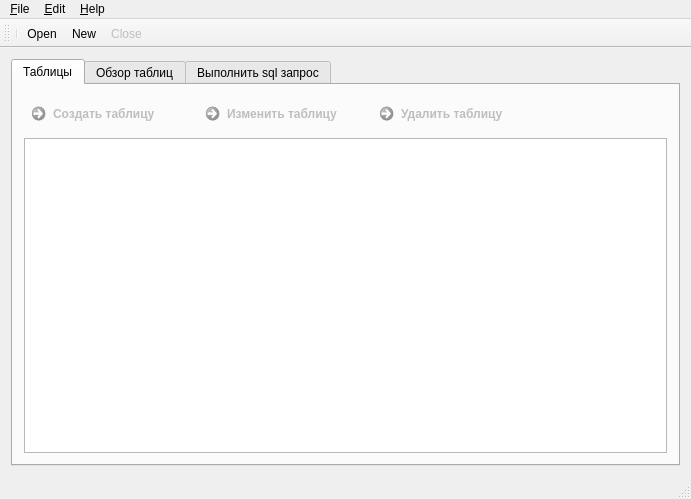
<?xml version="1.0" encoding="UTF-8"?>
<ui version="4.0">
 <class>MainWindow</class>
 <widget class="QMainWindow" name="MainWindow">
  <property name="geometry">
   <rect>
    <x>0</x>
    <y>0</y>
    <width>691</width>
    <height>499</height>
   </rect>
  </property>
  <property name="windowTitle">
   <string>PyQt SqLite</string>
  </property>
  <property name="windowIcon">
   <iconset>
    <normaloff>icons/db.png</normaloff>icons/db.png</iconset>
  </property>
  <widget class="QWidget" name="centralWidget">
   <layout class="QGridLayout" name="gridLayout_2">
    <item row="0" column="1">
     <widget class="QTabWidget" name="gridTabWidget">
      <property name="currentIndex">
       <number>0</number>
      </property>
      <widget class="QWidget" name="gridTabWidgetPage1">
       <attribute name="title">
        <string>Таблицы</string>
       </attribute>
       <layout class="QGridLayout" name="gridLayout_3">
        <item row="0" column="3">
         <spacer name="horizontalSpacer">
          <property name="orientation">
           <enum>Qt::Horizontal</enum>
          </property>
          <property name="sizeHint" stdset="0">
           <size>
            <width>40</width>
            <height>20</height>
           </size>
          </property>
         </spacer>
        </item>
        <item row="0" column="1">
         <widget class="QCommandLinkButton" name="commandLinkButton_2">
          <property name="enabled">
           <bool>false</bool>
          </property>
          <property name="text">
           <string>Изменить таблицу</string>
          </property>
          <property name="icon">
           <iconset>
            <normaloff>icons/lc_dbtableedit.png</normaloff>icons/lc_dbtableedit.png</iconset>
          </property>
         </widget>
        </item>
        <item row="0" column="2">
         <widget class="QCommandLinkButton" name="commandLinkButton_3">
          <property name="enabled">
           <bool>false</bool>
          </property>
          <property name="text">
           <string>Удалить таблицу</string>
          </property>
          <property name="icon">
           <iconset>
            <normaloff>icons/lc_dbtabledelete.png</normaloff>icons/lc_dbtabledelete.png</iconset>
          </property>
         </widget>
        </item>
        <item row="0" column="0">
         <widget class="QCommandLinkButton" name="commandLinkButton">
          <property name="enabled">
           <bool>false</bool>
          </property>
          <property name="text">
           <string>Создать таблицу</string>
          </property>
          <property name="icon">
           <iconset>
            <normaloff>icons/lc_dbnewtable.png</normaloff>icons/lc_dbnewtable.png</iconset>
          </property>
         </widget>
        </item>
        <item row="2" column="0" colspan="4">
         <widget class="QTreeView" name="treeView"/>
        </item>
       </layout>
      </widget>
      <widget class="QWidget" name="tab">
       <attribute name="title">
        <string>Обзор таблиц</string>
       </attribute>
       <layout class="QGridLayout" name="gridLayout_4">
        <item row="0" column="0">
         <layout class="QGridLayout" name="gridLayout">
          <item row="0" column="0">
           <widget class="QLabel" name="label">
            <property name="text">
             <string>Таблица:</string>
            </property>
           </widget>
          </item>
          <item row="0" column="1">
           <widget class="QComboBox" name="comboBox">
            <property name="sizePolicy">
             <sizepolicy hsizetype="Expanding" vsizetype="Fixed">
              <horstretch>0</horstretch>
              <verstretch>0</verstretch>
             </sizepolicy>
            </property>
            <property name="minimumSize">
             <size>
              <width>150</width>
              <height>0</height>
             </size>
            </property>
           </widget>
          </item>
         </layout>
        </item>
        <item row="0" column="3">
         <widget class="QPushButton" name="newRecordButton">
          <property name="text">
           <string>Новая запись</string>
          </property>
          <property name="icon">
           <iconset>
            <normaloff>icons/sc_newrecord.png</normaloff>icons/sc_newrecord.png</iconset>
          </property>
         </widget>
        </item>
        <item row="0" column="4">
         <widget class="QPushButton" name="deleteRecordButton">
          <property name="text">
           <string>Удалить запись</string>
          </property>
          <property name="icon">
           <iconset>
            <normaloff>icons/sc_deleterecord.png</normaloff>icons/sc_deleterecord.png</iconset>
          </property>
         </widget>
        </item>
        <item row="0" column="2">
         <spacer name="horizontalSpacer_2">
          <property name="orientation">
           <enum>Qt::Horizontal</enum>
          </property>
          <property name="sizeHint" stdset="0">
           <size>
            <width>40</width>
            <height>20</height>
           </size>
          </property>
         </spacer>
        </item>
        <item row="0" column="1">
         <widget class="QPushButton" name="reloadTableButton">
          <property name="text">
           <string/>
          </property>
          <property name="icon">
           <iconset>
            <normaloff>icons/sc_refresh.png</normaloff>icons/sc_refresh.png</iconset>
          </property>
         </widget>
        </item>
        <item row="1" column="0" colspan="5">
         <widget class="QTableView" name="tableView"/>
        </item>
       </layout>
      </widget>
      <widget class="QWidget" name="tab_2">
       <attribute name="title">
        <string>Выполнить sql запрос</string>
       </attribute>
       <layout class="QGridLayout" name="gridLayout_6">
        <item row="0" column="0" colspan="3">
         <layout class="QGridLayout" name="gridLayout_5">
          <item row="0" column="0">
           <widget class="QPushButton" name="queryExecButton">
            <property name="text">
             <string/>
            </property>
            <property name="icon">
             <iconset>
              <normaloff>icons/lc_sbaexecutesql.png</normaloff>icons/lc_sbaexecutesql.png</iconset>
            </property>
           </widget>
          </item>
          <item row="0" column="1">
           <spacer name="horizontalSpacer_3">
            <property name="orientation">
             <enum>Qt::Horizontal</enum>
            </property>
            <property name="sizeHint" stdset="0">
             <size>
              <width>40</width>
              <height>20</height>
             </size>
            </property>
           </spacer>
          </item>
          <item row="1" column="0" colspan="2">
           <widget class="QTextEdit" name="queryTextEdit"/>
          </item>
         </layout>
        </item>
        <item row="3" column="0">
         <widget class="QTextEdit" name="queryResultText">
          <property name="readOnly">
           <bool>true</bool>
          </property>
         </widget>
        </item>
        <item row="2" column="0" colspan="3">
         <widget class="QTableView" name="queryTableView"/>
        </item>
        <item row="3" column="1">
         <widget class="QPushButton" name="saveQueryAsView">
          <property name="text">
           <string/>
          </property>
          <property name="icon">
           <iconset>
            <normaloff>icons/lc_dbnewviewsql.png</normaloff>icons/lc_dbnewviewsql.png</iconset>
          </property>
         </widget>
        </item>
        <item row="1" column="0">
         <spacer name="verticalSpacer">
          <property name="orientation">
           <enum>Qt::Vertical</enum>
          </property>
          <property name="sizeHint" stdset="0">
           <size>
            <width>20</width>
            <height>40</height>
           </size>
          </property>
         </spacer>
        </item>
       </layout>
      </widget>
     </widget>
    </item>
   </layout>
  </widget>
  <widget class="QMenuBar" name="menuBar">
   <property name="geometry">
    <rect>
     <x>0</x>
     <y>0</y>
     <width>691</width>
     <height>21</height>
    </rect>
   </property>
   <widget class="QMenu" name="menuFile">
    <property name="title">
     <string>&amp;File</string>
    </property>
    <widget class="QMenu" name="menuOpen_Recent">
     <property name="title">
      <string>Open &amp;Recent</string>
     </property>
    </widget>
    <addaction name="separator"/>
    <addaction name="separator"/>
    <addaction name="actionNew"/>
    <addaction name="actionOpen"/>
    <addaction name="menuOpen_Recent"/>
    <addaction name="actionClose"/>
    <addaction name="separator"/>
    <addaction name="actionExit"/>
   </widget>
   <widget class="QMenu" name="menuEdit">
    <property name="title">
     <string>&amp;Edit</string>
    </property>
    <addaction name="actionCreate_Tables"/>
    <addaction name="actionEdit_Table"/>
    <addaction name="actionModify_Table"/>
   </widget>
   <widget class="QMenu" name="menuHelp">
    <property name="title">
     <string>&amp;Help</string>
    </property>
    <addaction name="actionAbout"/>
   </widget>
   <addaction name="menuFile"/>
   <addaction name="menuEdit"/>
   <addaction name="menuHelp"/>
  </widget>
  <widget class="QToolBar" name="mainToolBar">
   <attribute name="toolBarArea">
    <enum>TopToolBarArea</enum>
   </attribute>
   <attribute name="toolBarBreak">
    <bool>false</bool>
   </attribute>
   <addaction name="separator"/>
   <addaction name="actionOpen"/>
   <addaction name="actionNew"/>
   <addaction name="actionClose"/>
  </widget>
  <widget class="QStatusBar" name="statusBar"/>
  <action name="actionNew">
   <property name="icon">
    <iconset>
     <normalon>icons/lc_newdoc.png</normalon>
    </iconset>
   </property>
   <property name="text">
    <string>&amp;New</string>
   </property>
   <property name="shortcut">
    <string>Ctrl+N</string>
   </property>
  </action>
  <action name="actionOpen">
   <property name="icon">
    <iconset>
     <normaloff>icons/lc_open.png</normaloff>icons/lc_open.png</iconset>
   </property>
   <property name="text">
    <string>&amp;Open</string>
   </property>
   <property name="shortcut">
    <string>Ctrl+O</string>
   </property>
  </action>
  <action name="actionExit">
   <property name="icon">
    <iconset>
     <normaloff>icons/lc_quit.png</normaloff>icons/lc_quit.png</iconset>
   </property>
   <property name="text">
    <string>&amp;Quit</string>
   </property>
   <property name="shortcut">
    <string>Ctrl+Q</string>
   </property>
  </action>
  <action name="actionCreate_Tables">
   <property name="text">
    <string>&amp;Create Table</string>
   </property>
   <property name="shortcut">
    <string>Ctrl+T</string>
   </property>
  </action>
  <action name="actionEdit_Table">
   <property name="text">
    <string>E&amp;dit Table</string>
   </property>
   <property name="shortcut">
    <string>Ctrl+E</string>
   </property>
  </action>
  <action name="actionModify_Table">
   <property name="text">
    <string>&amp;Modify Table</string>
   </property>
   <property name="shortcut">
    <string>Ctrl+M</string>
   </property>
  </action>
  <action name="actionSave">
   <property name="icon">
    <iconset>
     <normalon>icons/sc_save.png</normalon>
    </iconset>
   </property>
   <property name="text">
    <string>Close</string>
   </property>
   <property name="shortcut">
    <string>Ctrl+S</string>
   </property>
  </action>
  <action name="actionClose">
   <property name="enabled">
    <bool>false</bool>
   </property>
   <property name="icon">
    <iconset>
     <normaloff>icons/lc_closedoc.png</normaloff>icons/lc_closedoc.png</iconset>
   </property>
   <property name="text">
    <string>Close</string>
   </property>
   <property name="shortcut">
    <string>Ctrl+C</string>
   </property>
  </action>
  <action name="actionAbout">
   <property name="text">
    <string>&amp;About</string>
   </property>
  </action>
 </widget>
 <layoutdefault spacing="6" margin="11"/>
 <resources/>
 <connections/>
</ui>
